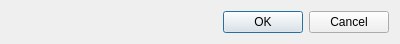
<?xml version="1.0" encoding="UTF-8"?>
<ui version="4.0">
 <class>ColumnSelector</class>
 <widget class="QDialog" name="ColumnSelector">
  <property name="geometry">
   <rect>
    <x>0</x>
    <y>0</y>
    <width>400</width>
    <height>41</height>
   </rect>
  </property>
  <property name="windowTitle">
   <string>Dialog</string>
  </property>
  <layout class="QVBoxLayout" name="verticalLayout">
   <item>
    <widget class="QDialogButtonBox" name="but_box">
     <property name="locale">
      <locale language="English" country="UnitedStates"/>
     </property>
     <property name="orientation">
      <enum>Qt::Horizontal</enum>
     </property>
     <property name="standardButtons">
      <set>QDialogButtonBox::Cancel|QDialogButtonBox::Ok</set>
     </property>
    </widget>
   </item>
  </layout>
 </widget>
 <resources/>
 <connections>
  <connection>
   <sender>but_box</sender>
   <signal>accepted()</signal>
   <receiver>ColumnSelector</receiver>
   <slot>accept()</slot>
   <hints>
    <hint type="sourcelabel">
     <x>248</x>
     <y>254</y>
    </hint>
    <hint type="destinationlabel">
     <x>157</x>
     <y>274</y>
    </hint>
   </hints>
  </connection>
  <connection>
   <sender>but_box</sender>
   <signal>rejected()</signal>
   <receiver>ColumnSelector</receiver>
   <slot>reject()</slot>
   <hints>
    <hint type="sourcelabel">
     <x>316</x>
     <y>260</y>
    </hint>
    <hint type="destinationlabel">
     <x>286</x>
     <y>274</y>
    </hint>
   </hints>
  </connection>
 </connections>
</ui>
